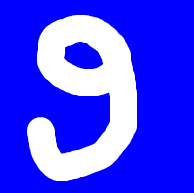
#> input picture LV6-20220516/test.png, 194 x 193 px
$ python Skripta_6_2.py
#> lines starting #> are read from the running program, lines starting #| are printed output that depends on the picture
from matplotlib import pyplot as plt
from skimage.transform import resize
from skimage import color
import matplotlib.image as mpimg
import numpy as np
import joblib

# ucitaj sliku i prikazi ju
filename = 'test.png'

img = mpimg.imread(filename)
#> img is the input picture: shape (193, 194, 4) float32; mean R, G, B, A 0.272, 0.272, 1, 1
img = color.rgb2gray(img[:,:,0:3])
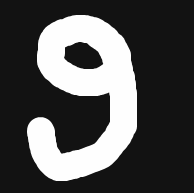
#> img: shape (193, 194) float32; min 0.0721, max 1, mean 0.324
img = resize(img, (28, 28))
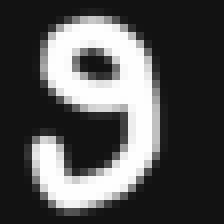
#> img: shape (28, 28) float32 (shown 8 times larger); min 0.0721, max 1, mean 0.324

plt.figure()
plt.imshow(img, cmap=plt.get_cmap('gray'))
plt.show()


# TODO: prebacite sliku u vektor odgovarajuce velicine
img = np.reshape(img,(1,784))

# vrijednosti piksela kao float32
img = img.astype('float32')

# ucitavanje modela
filename = "NN_model.sav"
#> (the run stopped early here; a loop or call above may not have finished)
